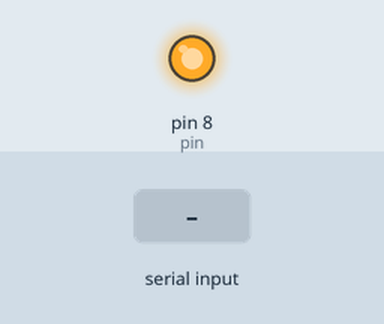
This sketch was run on a simulated Arduino Mega 2560, built with avr-gcc and run on an emulated ATmega2560. Shown: output pins drawn as LEDs (lit = HIGH). Inputs (shaded band) come from the test bench. What the sketch prints to the serial monitor is not drawn.

Above: at 1.2 s.
1.3 s: "1" received over the second serial link
Timing chart, 0 to 4.3 s (numbered marks = the images above; inputs shaded):
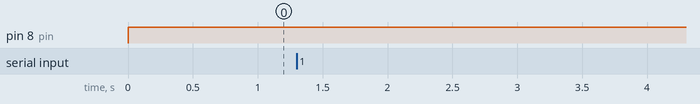

The sketch:

ArduinoDueBluetooth.ino
```cpp
const char *container[] =
{
"AT+PSWD=1234\r\n", //password
"AT+RMAAD\r\n", //clears any previously paired devices.
"AT+ROLE=1\r\n", // puts the HC-05 in Master Mode.
"AT+RESET\r\n", //reset the HC-05.
"AT+CMODE=0\r\n", //allows the HC-05 to connect to any device.
"AT+INQM=0,5,9\r\n", //set inquiry to search for up to 5 devices for 9 seconds.
"AT+INIT\r\n", // initiates the SPP profile.
"AT+PAIR=19,10,92975,9\r\n", //Pair the HC-05 with the HC-06 //   3014,8,260604
"AT+BIND=19,10,92975\r\n", // Bind the HC-06 to the HC-05
"AT+CMODE=1\r\n", // Set the HC-05 to only connect with paired devices
"AT+LINK=19,10,92975\r\n", //Link to the HC-06
};
int pin = 8;
int i = 0;
String c;
int tStop = 0;


void setup()
{
  pinMode(pin, OUTPUT);
  Serial.begin(38400);
  Serial3.begin(38400);
}

/*
void CheckMessage()
{
  if (c == "OK\r\n")
  {
    i = i + 1;
  }
  else
  {
    i = 0;
  }
  tStop = 0;
}
void ReadSerial()
{
  if (tStop < 2)
  {
      c = Serial3.readString();
      Serial.print(c);
      tStop = 2;
  }
}
void WriteToSerial()
{
  if (tStop < 1)
  {
        c = container[i];
        Serial.print(c);
        Serial3.print(c);
        tStop = 1;
  }
}
*/
void ReadFromKey()
{
  if (Serial3.available())
    {
      Serial.write(Serial3.read());
    }
  if (Serial.available())
    {
      //Serial.write(Serial.read());
      Serial3.write(Serial.read());
    }
}

void loop()
{
  digitalWrite(pin, HIGH);
  //while (i < 11)
  //  {
  //    WriteToSerial();
  //    delay(2000);
  //    ReadSerial();
  //    CheckMessage();
  //  }
  ReadFromKey();
}
```

Measured:
- after the input at 1.3 s, every drawn part: stays the same
